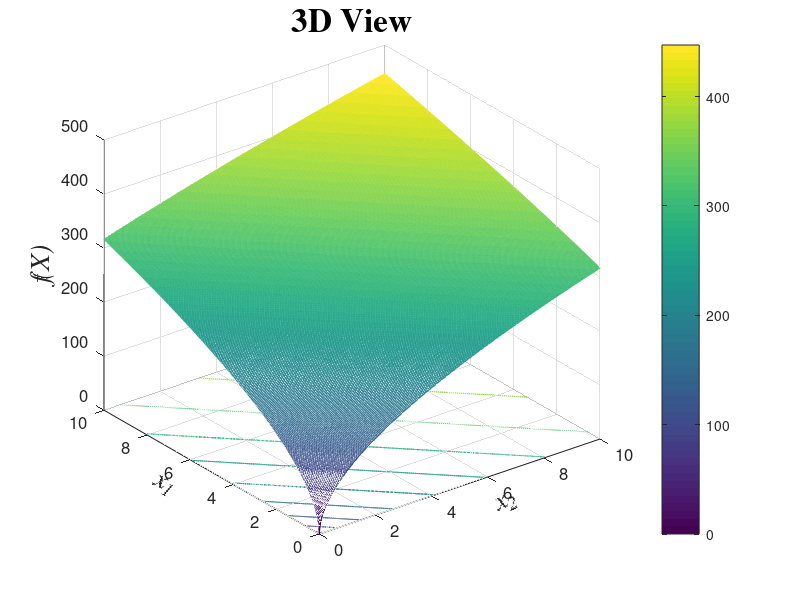
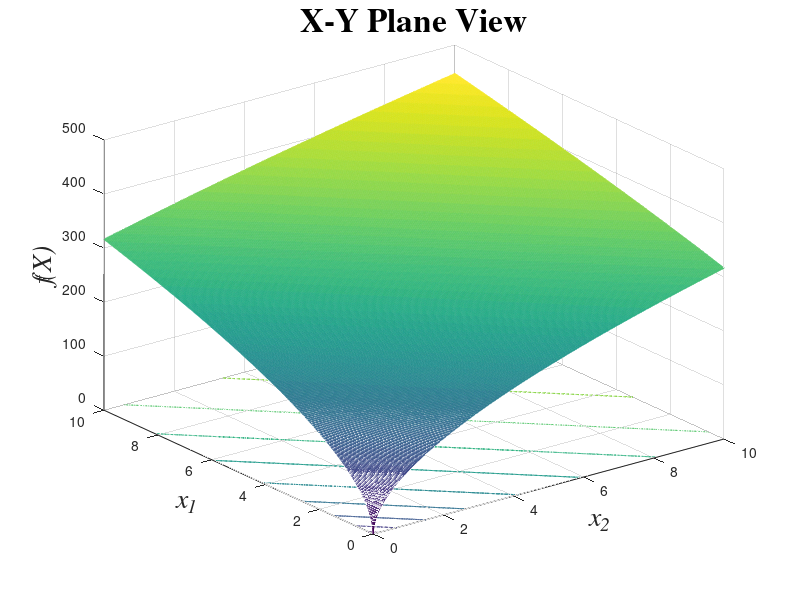
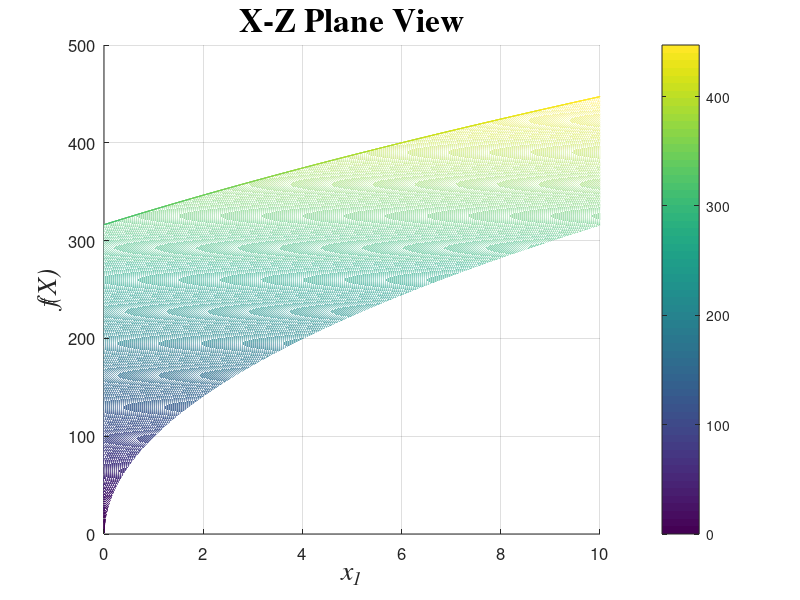

The MATLAB source for these figures, in order: (Note: a time limit stopped this script after it produced the figures.)
x1min=-10;
x1max=10;
x2min=-10;
x2max=10;
R=1500; % steps resolution
x1=x1min:(x1max-x1min)/R:x1max;
x2=x2min:(x2max-x2min)/R:x2max;
    
for j=1:length(x1)
    
    x1(j)=abs(x1(j));
    
    for i=1:length(x2)       
        x2(i)=abs(x2(i));
        S=x1(j)+x2(i);
        f(i)=(10000*(S))^0.5;
    end
    
    f_tot(j,:)=f;
 
end
 
 figure(1)
meshc(x1,x2,f_tot);colorbar;set(gca,'FontSize',12);
xlabel('x_2','FontName','Times','FontSize',20,'FontAngle','italic');
set(get(gca,'xlabel'),'rotation',25,'VerticalAlignment','bottom');
ylabel('x_1','FontName','Times','FontSize',20,'FontAngle','italic');
set(get(gca,'ylabel'),'rotation',-25,'VerticalAlignment','bottom');
zlabel('f(X)','FontName','Times','FontSize',20,'FontAngle','italic');
title('3D View','FontName','Times','FontSize',24,'FontWeight','bold');
 
figure(2)
meshc(x1,x2,f_tot);
xlabel('x_2','FontName','Times','FontSize',20,'FontAngle','italic');
ylabel('x_1','FontName','Times','FontSize',20,'FontAngle','italic');
zlabel('f(X)','FontName','Times','FontSize',20,'FontAngle','italic');
title('X-Y Plane View','FontName','Times','FontSize',24,'FontWeight','bold');
 
figure(3)
meshc(x1,x2,f_tot);view(90,0);colorbar;set(gca,'FontSize',12);
xlabel('x_2','FontName','Times','FontSize',20,'FontAngle','italic');
ylabel('x_1','FontName','Times','FontSize',20,'FontAngle','italic');
zlabel('f(X)','FontName','Times','FontSize',20,'FontAngle','italic');
title('X-Z Plane View','FontName','Times','FontSize',24,'FontWeight','bold');
 
figure(4)
meshc(x1,x2,f_tot);view(0,0);colorbar;set(gca,'FontSize',12);
xlabel('x_2','FontName','Times','FontSize',20,'FontAngle','italic');
ylabel('x_1','FontName','Times','FontSize',20,'FontAngle','italic');
zlabel('f(X)','FontName','Times','FontSize',20,'FontAngle','italic');
title('Y-Z Plane View','FontName','Times','FontSize',24,'FontWeight','bold');
